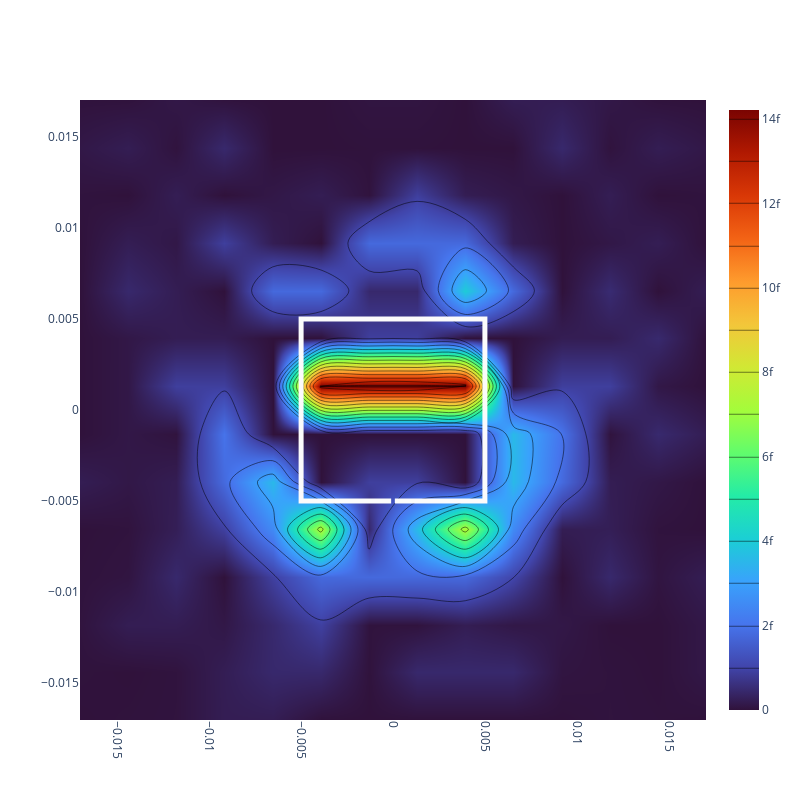

The cell this chart's notebook holds for it:
### Code cell
to_minimize(np.ravel(start_conditions), plot=True)

### Figure 1 — Plotly figure (JSON) as saved in the notebook; plotly's stock layout.template omitted (floating-point values rounded to 4 significant figures; data arrays with more than 128 entries replaced by an {"elided": "..."} marker saying what was removed)
{"data": [{"colorscale": [[0.0, "#30123b"], [0.07143, "#4145ab"], [0.1429, "#4675ed"], [0.2143, "#39a2fc"], [0.2857, "#1bcfd4"], [0.3571, "#24eca6"], [0.4286, "#61fc6c"], [0.5, "#a4fc3b"], [0.5714, "#d1e834"], [0.6429, "#f3c63a"], [0.7143, "#fe9b2d"], [0.7857, "#f36315"], [0.8571, "#d93806"], [0.9286, "#b11901"], [1.0, "#7a0402"]], "contours": {"coloring": "heatmap"}, "x": [-0.01703, -0.01441, -0.01179, -0.00917, -0.00655, -0.00393, -0.00131, 0.00131, 0.00393, 0.00655, 0.00917, 0.01179, 0.01441, 0.01703], "y": [-0.01703, -0.01441, -0.01179, -0.00917, -0.00655, -0.00393, -0.00131, 0.00131, 0.00393, 0.00655, 0.00917, 0.01179, 0.01441, 0.01703], "z": {"elided": "14x14 float values"}, "type": "contour"}, {"line": {"color": "#fbfbfb", "width": 5}, "mode": "lines", "x": [-0.0001, -0.005, -0.005, 0.005, 0.005, 0.0001], "y": [-0.005, -0.005, 0.005, 0.005, -0.005, -0.005], "type": "scatter"}], "layout": {"xaxis": {"anchor": "y", "domain": [0.0, 1.0], "tickangle": 90}, "yaxis": {"anchor": "x", "domain": [0.0, 1.0]}, "width": 800, "height": 800}}
